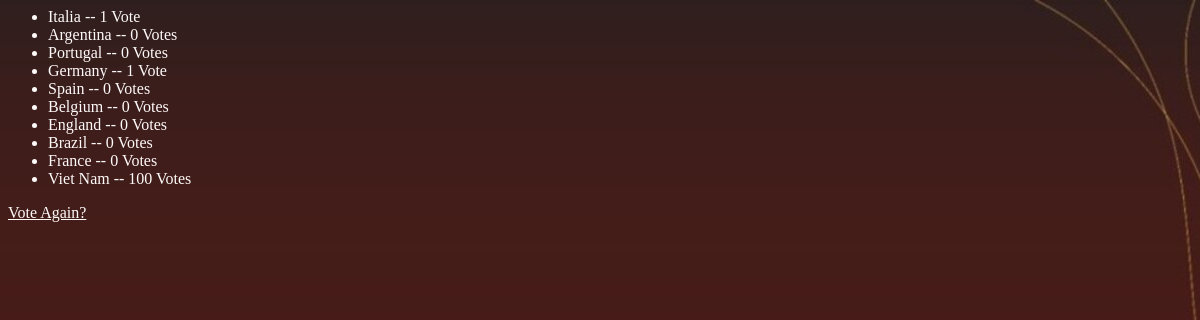
Before: /polls/5/results/ with the older database file.
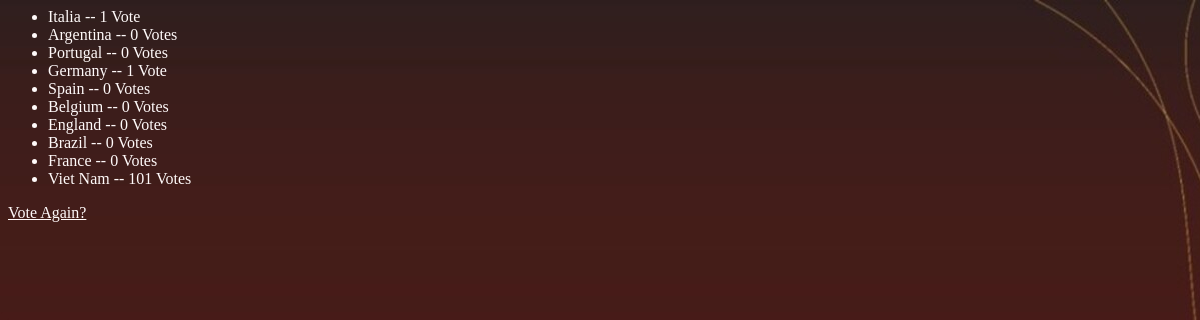
After: the same page with the newer database file.
### polls/models.py (models this page shows, shortened)
class Choice(models.Model):
    question = models.ForeignKey(Question, on_delete=models.CASCADE)
    choice_text = models.CharField(max_length=200)
    votes = models.IntegerField(default=0)

### polls/views.py (the view)
# urls.py: path('<int:pk>/results/', views.ResultsView.as_view(), name='results'),
class ResultsView(generic.DetailView):
    model = Question
    template_name = 'polls/results.html'

### polls/templates/polls/results.html
{% load static %}
<link rel="stylesheet" type="text/css" href="{% static 'polls/style.css' %}">
<ul>
{% for choice in question.choice_set.all %}
    <li class = "newtype">{{ choice.choice_text }} -- {{ choice.votes }} vote{{ choice.votes|pluralize }}</li>
{% endfor %}
</ul>
<a class= "newtype" href="/polls">Vote again?</a>

### polls/static/polls/style.css (style rules this page uses)
.newtype { color: rgb(255, 250, 250) ; font-family: Georgia; text-transform: capitalize; }

Changed rows visible on the page:
changed Choice "Viet Nam": votes "100" → "101"
